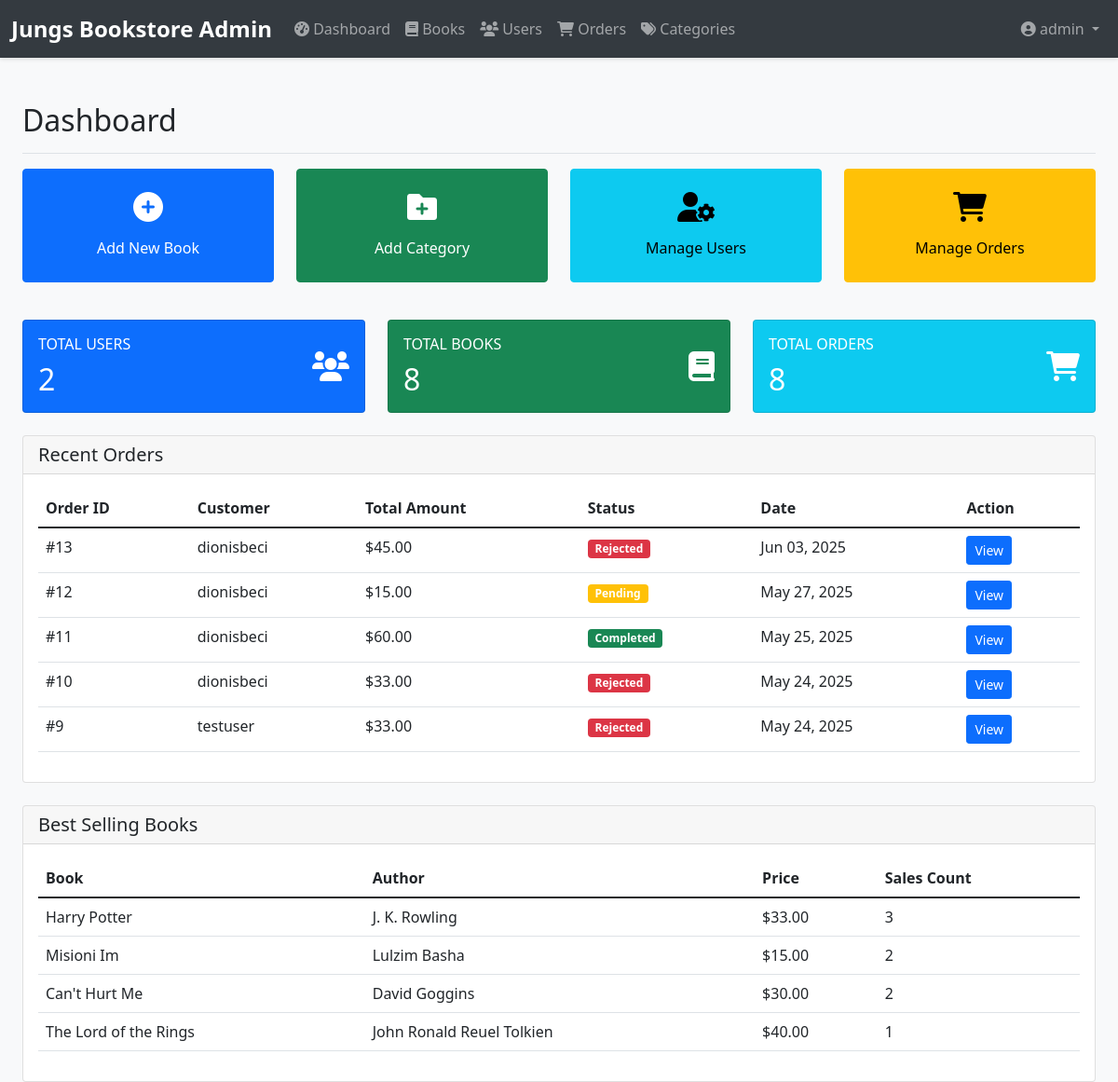
Page /admin/dashboard.php (signed in) on the committed database.
### tables this page shows
CREATE TABLE `orders` (
  `id` int(11) NOT NULL,
  `user_id` int(11) NOT NULL,
  `total_amount` decimal(10,2) NOT NULL,
  `status` enum('pending','completed','rejected') DEFAULT 'pending',
  `order_date` timestamp NOT NULL DEFAULT current_timestamp()
);

CREATE TABLE `users` (
  `id` int(11) NOT NULL,
  `username` varchar(50) NOT NULL,
  `name` varchar(50) NOT NULL,
  `surname` varchar(50) NOT NULL,
  `email` varchar(100) NOT NULL,
  `password` varchar(255) NOT NULL,
  `user_type` enum('admin','user') DEFAULT 'user',
  `profile_picture` varchar(255) DEFAULT NULL,
  `created_at` timestamp NOT NULL DEFAULT current_timestamp()
);

CREATE TABLE `books` (
  `id` int(11) NOT NULL,
  `isbn` varchar(13) NOT NULL,
  `title` varchar(255) NOT NULL,
  `author` varchar(100) NOT NULL,
  `category_id` int(11) DEFAULT NULL,
  `pages` int(11) NOT NULL,
  `cover_image` varchar(255) DEFAULT NULL,
  `price` decimal(10,2) NOT NULL,
  `stock` int(11) DEFAULT 0,
  `created_at` timestamp NOT NULL DEFAULT current_timestamp()
);

### admin/dashboard.php (the view, shortened to what this page needs)
<?php
require_once '../config/database.php';
include 'includes/header.php';
$stats = array();
$sql = "SELECT COUNT(*) as total FROM users WHERE user_type = 'user'";
$result = mysqli_query($conn, $sql);
$stats['total_users'] = mysqli_fetch_assoc($result)['total'];
$sql = "SELECT COUNT(*) as total FROM books";
$result = mysqli_query($conn, $sql);
$stats['total_books'] = mysqli_fetch_assoc($result)['total'];
$sql = "SELECT COUNT(*) as total FROM orders";
$result = mysqli_query($conn, $sql);
$stats['total_orders'] = mysqli_fetch_assoc($result)['total'];
$sql = "SELECT o.*, u.username FROM orders o
        JOIN users u ON o.user_id = u.id
        ORDER BY o.order_date DESC LIMIT 5";
$recent_orders = mysqli_query($conn, $sql);
$sql = "SELECT b.*, COUNT(oi.book_id) as sales_count
        FROM books b
        JOIN order_items oi ON b.id = oi.book_id
        GROUP BY b.id
        ORDER BY sales_count DESC
        LIMIT 5";
$best_sellers = mysqli_query($conn, $sql);
?>
<!DOCTYPE html>
<html lang="en">
<head>
    <link href="https://cdn.jsdelivr.net/npm/bootstrap@5.1.3/dist/css/bootstrap.min.css" rel="stylesheet">
    <link rel="stylesheet" href="https://cdnjs.cloudflare.com/ajax/libs/font-awesome/6.0.0/css/all.min.css">
    <link rel="stylesheet" href="../assets/css/style.css">
</head>
<body>
    <div class="container-fluid">
        <div class="row">
            <main class="col-12 px-md-4">
                <div class="d-flex justify-content-between flex-wrap flex-md-nowrap align-items-center pt-3 pb-2 mb-3 border-bottom">
                    <h1 class="h2">Dashboard</h1>
                </div>
                <div class="row mb-4">
                    <div class="col-md-3 mb-3">
                        <a href="books.php" class="btn btn-primary w-100 quick-access-btn d-flex flex-column align-items-center justify-content-center p-4">
                            <i class="fas fa-plus-circle"></i>
                            <span>Add New Book</span>
                        </a>
                    </div>
                    <div class="col-md-3 mb-3">
                        <a href="categories.php" class="btn btn-success w-100 quick-access-btn d-flex flex-column align-items-center justify-content-center p-4">
                            <i class="fas fa-folder-plus"></i>
                            <span>Add Category</span>
                        </a>
                    </div>
                    <div class="col-md-3 mb-3">
                        <a href="users.php" class="btn btn-info w-100 quick-access-btn d-flex flex-column align-items-center justify-content-center p-4">
                            <i class="fas fa-user-cog"></i>
                            <span>Manage Users</span>
                        </a>
                    </div>
                    <div class="col-md-3 mb-3">
                        <a href="orders.php" class="btn btn-warning w-100 quick-access-btn d-flex flex-column align-items-center justify-content-center p-4">
                            <i class="fas fa-shopping-cart"></i>
                            <span>Manage Orders</span>
                        </a>
                    </div>
                </div>
                <div class="row">
                    <div class="col-md-4 mb-4">
                        <div class="card bg-primary text-white h-100">
                            <div class="card-body">
                                <div class="d-flex justify-content-between align-items-center">
                                    <div>
                                        <h6 class="text-uppercase">Total Users</h6>
                                        <h2 class="mb-0"><?php echo $stats['total_users']; ?></h2>
                                    </div>
                                    <i class="fas fa-users fa-2x"></i>
                                </div>
                            </div>
                        </div>
                    </div>
                    <div class="col-md-4 mb-4">
                        <div class="card bg-success text-white h-100">
                            <div class="card-body">
                                <div class="d-flex justify-content-between align-items-center">
                                    <div>
                                        <h6 class="text-uppercase">Total Books</h6>
                                        <h2 class="mb-0"><?php echo $stats['total_books']; ?></h2>
                                    </div>
                                    <i class="fas fa-book fa-2x"></i>
                                </div>
                            </div>
                        </div>
                    </div>
                    <div class="col-md-4 mb-4">
                        <div class="card bg-info text-white h-100">
                            <div class="card-body">
                                <div class="d-flex justify-content-between align-items-center">
                                    <div>
                                        <h6 class="text-uppercase">Total Orders</h6>
                                        <h2 class="mb-0"><?php echo $stats['total_orders']; ?></h2>
                                    </div>
                                    <i class="fas fa-shopping-cart fa-2x"></i>
                                </div>
                            </div>
                        </div>
                    </div>
                </div>
                <div class="card mb-4">
                    <div class="card-header">
                        <h5 class="mb-0">Recent Orders</h5>
                    </div>
                    <div class="card-body">
                        <div class="table-responsive">
                            <table class="table">
                                <thead>
                                    <tr>
                                        <th>Order ID</th>
                                        <th>Customer</th>
                                        <th>Total Amount</th>
                                        <th>Status</th>
                                        <th>Date</th>
                                        <th>Action</th>
                                    </tr>
                                </thead>
                                <tbody>
                                    <?php while ($order = mysqli_fetch_assoc($recent_orders)): ?>
                                        <tr>
                                            <td>#<?php echo $order['id']; ?></td>
                                            <td><?php echo htmlspecialchars($order['username']); ?></td>
                                            <td>$<?php echo number_format($order['total_amount'], 2); ?></td>
                                            <td>
                                                <span class="badge bg-<?php
                                                    echo $order['status'] === 'completed' ? 'success' :
                                                        ($order['status'] === 'pending' ? 'warning' : 'danger');
                                                ?>">
                                                    <?php echo ucfirst($order['status']); ?>
                                                </span>
                                            </td>
                                            <td><?php echo date('M d, Y', strtotime($order['order_date'])); ?></td>
                                            <td>
                                                <button type="button" class="btn btn-sm btn-primary" onclick="viewOrder(<?php echo $order['id']; ?>)">
                                                    View
                                                </button>
                                            </td>
                                        </tr>
                                    <?php endwhile; ?>
                                </tbody>
                            </table>
                        </div>
                    </div>
                </div>
                <div class="card">
                    <div class="card-header">
                        <h5 class="mb-0">Best Selling Books</h5>
                    </div>
                    <div class="card-body">
                        <div class="table-responsive">
                            <table class="table">
                                <thead>
                                    <tr>
                                        <th>Book</th>
                                        <th>Author</th>
                                        <th>Price</th>
                                        <th>Sales Count</th>
                                    </tr>
                                </thead>
                                <tbody>
                                    <?php while ($book = mysqli_fetch_assoc($best_sellers)): ?>
                                        <tr>
                                            <td><?php echo htmlspecialchars($book['title']); ?></td>
                                            <td><?php echo htmlspecialchars($book['author']); ?></td>
                                            <td>$<?php echo number_format($book['price'], 2); ?></td>
                                            <td><?php echo $book['sales_count']; ?></td>
                                        </tr>
                                    <?php endwhile; ?>
                                </tbody>
                            </table>
                        </div>
                    </div>
                </div>
            </main>
        </div>
    </div>
</body>
</html>

### assets/css/style.css (style rules this page uses)
body { min-height: 100vh; display: flex; flex-direction: column; background-color: #f8f9fa; }
.btn-primary { background-color: #0d6efd; border-color: #0d6efd; }

### admin/dashboard.php (style rules this page uses)
.quick-access-btn { transition: transform 0.2s; height: 100%; }
.quick-access-btn i { font-size: 2rem; margin-bottom: 1rem; }

### rows in the picture
orders: id "13", user.username "dionisbeci", total_amount "45.00", status "Rejected", order_date "Jun 03, 2025"
orders: id "12", user.username "dionisbeci", total_amount "15.00", status "Pending", order_date "May 27, 2025"
orders: id "11", user.username "dionisbeci", total_amount "60.00", status "Completed", order_date "May 25, 2025"
orders: id "10", user.username "dionisbeci", total_amount "33.00", status "Rejected", order_date "May 24, 2025"
orders: id "9", user.username "testuser", total_amount "33.00", status "Rejected", order_date "May 24, 2025"
books: title "Harry Potter", author "J. K. Rowling", price "33.00", sales_count "3"
books: title "Misioni Im", author "Lulzim Basha", price "15.00", sales_count "2"
books: title "Can't Hurt Me", author "David Goggins", price "30.00", sales_count "2"
books: title "The Lord of the Rings", author "John Ronald Reuel Tolkien", price "40.00", sales_count "1"

### other values in the picture
$_SESSION['username'] "admin"
$stats['total_users'] "2"
$stats['total_books'] "8"
$stats['total_orders'] "8"
